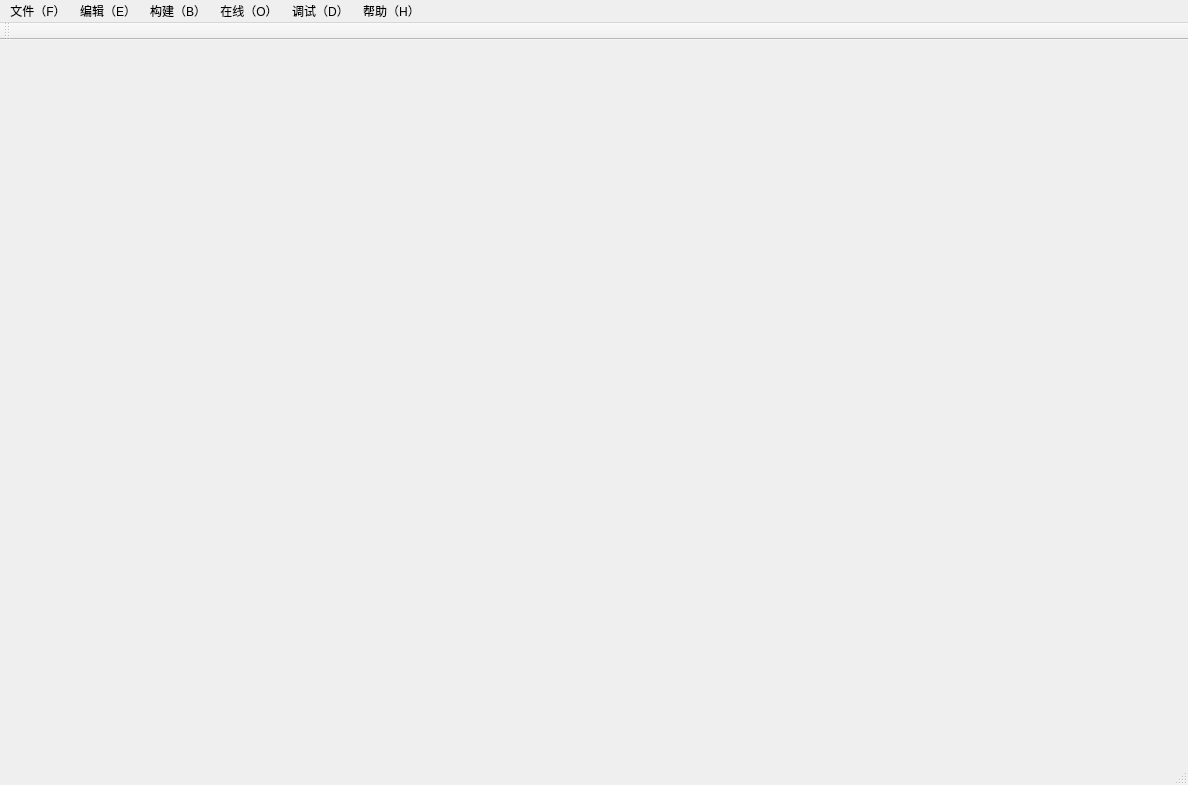
<?xml version="1.0" encoding="UTF-8"?>
<ui version="4.0">
 <class>MainWindow</class>
 <widget class="QMainWindow" name="MainWindow">
  <property name="geometry">
   <rect>
    <x>0</x>
    <y>0</y>
    <width>1188</width>
    <height>785</height>
   </rect>
  </property>
  <property name="windowTitle">
   <string>MainWindow</string>
  </property>
  <widget class="QWidget" name="centralWidget"/>
  <widget class="QMenuBar" name="menuBar">
   <property name="geometry">
    <rect>
     <x>0</x>
     <y>0</y>
     <width>1188</width>
     <height>23</height>
    </rect>
   </property>
   <widget class="QMenu" name="menu_F">
    <property name="title">
     <string>文件（F）</string>
    </property>
   </widget>
   <widget class="QMenu" name="menu_E">
    <property name="title">
     <string>编辑（E）</string>
    </property>
   </widget>
   <widget class="QMenu" name="menu_B">
    <property name="title">
     <string>构建（B）</string>
    </property>
   </widget>
   <widget class="QMenu" name="menu_O">
    <property name="title">
     <string>在线（O）</string>
    </property>
   </widget>
   <widget class="QMenu" name="menu_D">
    <property name="title">
     <string>调试（D）</string>
    </property>
   </widget>
   <widget class="QMenu" name="menu_H">
    <property name="title">
     <string>帮助（H）</string>
    </property>
   </widget>
   <addaction name="menu_F"/>
   <addaction name="menu_E"/>
   <addaction name="menu_B"/>
   <addaction name="menu_O"/>
   <addaction name="menu_D"/>
   <addaction name="menu_H"/>
  </widget>
  <widget class="QToolBar" name="mainToolBar">
   <attribute name="toolBarArea">
    <enum>TopToolBarArea</enum>
   </attribute>
   <attribute name="toolBarBreak">
    <bool>false</bool>
   </attribute>
  </widget>
  <widget class="QStatusBar" name="statusBar"/>
 </widget>
 <layoutdefault spacing="6" margin="11"/>
 <resources/>
 <connections/>
</ui>
